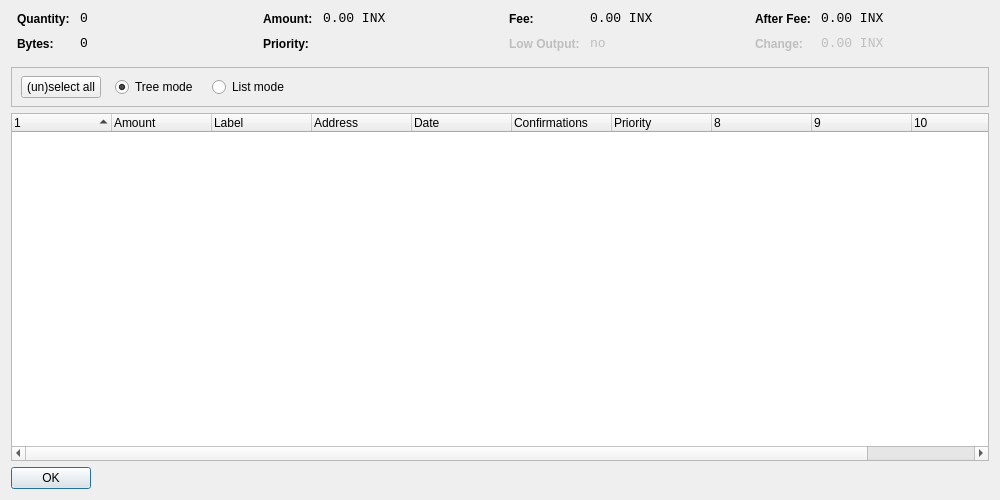
<?xml version="1.0" encoding="UTF-8"?>
<ui version="4.0">
 <class>CoinControlDialog</class>
 <widget class="QDialog" name="CoinControlDialog">
  <property name="geometry">
   <rect>
    <x>0</x>
    <y>0</y>
    <width>1000</width>
    <height>500</height>
   </rect>
  </property>
  <property name="windowTitle">
   <string>Coin Control</string>
  </property>
  <layout class="QVBoxLayout" name="verticalLayout">
   <item>
    <layout class="QHBoxLayout" name="horizontalLayoutTop" stretch="0,0,0,0">
     <property name="topMargin">
      <number>0</number>
     </property>
     <property name="bottomMargin">
      <number>10</number>
     </property>
     <item>
      <layout class="QFormLayout" name="formLayoutCoinControl1">
       <property name="horizontalSpacing">
        <number>10</number>
       </property>
       <property name="verticalSpacing">
        <number>10</number>
       </property>
       <property name="leftMargin">
        <number>6</number>
       </property>
       <property name="rightMargin">
        <number>6</number>
       </property>
       <item row="0" column="0">
        <widget class="QLabel" name="labelCoinControlQuantityText">
         <property name="styleSheet">
          <string notr="true">font-weight:bold;</string>
         </property>
         <property name="text">
          <string>Quantity:</string>
         </property>
        </widget>
       </item>
       <item row="0" column="1">
        <widget class="QLabel" name="labelCoinControlQuantity">
         <property name="font">
          <font>
           <family>Monospace</family>
           <pointsize>10</pointsize>
          </font>
         </property>
         <property name="cursor">
          <cursorShape>IBeamCursor</cursorShape>
         </property>
         <property name="contextMenuPolicy">
          <enum>Qt::ActionsContextMenu</enum>
         </property>
         <property name="text">
          <string notr="true">0</string>
         </property>
         <property name="textInteractionFlags">
          <set>Qt::LinksAccessibleByMouse|Qt::TextSelectableByKeyboard|Qt::TextSelectableByMouse</set>
         </property>
        </widget>
       </item>
       <item row="1" column="0">
        <widget class="QLabel" name="labelCoinControlBytesText">
         <property name="styleSheet">
          <string notr="true">font-weight:bold;</string>
         </property>
         <property name="text">
          <string>Bytes:</string>
         </property>
        </widget>
       </item>
       <item row="1" column="1">
        <widget class="QLabel" name="labelCoinControlBytes">
         <property name="font">
          <font>
           <family>Monospace</family>
           <pointsize>10</pointsize>
          </font>
         </property>
         <property name="cursor">
          <cursorShape>IBeamCursor</cursorShape>
         </property>
         <property name="contextMenuPolicy">
          <enum>Qt::ActionsContextMenu</enum>
         </property>
         <property name="text">
          <string notr="true">0</string>
         </property>
         <property name="textInteractionFlags">
          <set>Qt::LinksAccessibleByMouse|Qt::TextSelectableByKeyboard|Qt::TextSelectableByMouse</set>
         </property>
        </widget>
       </item>
      </layout>
     </item>
     <item>
      <layout class="QFormLayout" name="formLayoutCoinControl2">
       <property name="horizontalSpacing">
        <number>10</number>
       </property>
       <property name="verticalSpacing">
        <number>10</number>
       </property>
       <property name="leftMargin">
        <number>6</number>
       </property>
       <property name="rightMargin">
        <number>6</number>
       </property>
       <item row="0" column="0">
        <widget class="QLabel" name="labelCoinControlAmountText">
         <property name="styleSheet">
          <string notr="true">font-weight:bold;</string>
         </property>
         <property name="text">
          <string>Amount:</string>
         </property>
        </widget>
       </item>
       <item row="0" column="1">
        <widget class="QLabel" name="labelCoinControlAmount">
         <property name="font">
          <font>
           <family>Monospace</family>
           <pointsize>10</pointsize>
          </font>
         </property>
         <property name="cursor">
          <cursorShape>IBeamCursor</cursorShape>
         </property>
         <property name="contextMenuPolicy">
          <enum>Qt::ActionsContextMenu</enum>
         </property>
         <property name="text">
          <string notr="true">0.00 INX</string>
         </property>
         <property name="textInteractionFlags">
          <set>Qt::LinksAccessibleByMouse|Qt::TextSelectableByKeyboard|Qt::TextSelectableByMouse</set>
         </property>
        </widget>
       </item>
       <item row="1" column="0">
        <widget class="QLabel" name="labelCoinControlPriorityText">
         <property name="styleSheet">
          <string notr="true">font-weight:bold;</string>
         </property>
         <property name="text">
          <string>Priority:</string>
         </property>
        </widget>
       </item>
       <item row="1" column="1">
        <widget class="QLabel" name="labelCoinControlPriority">
         <property name="font">
          <font>
           <family>Monospace</family>
           <pointsize>10</pointsize>
          </font>
         </property>
         <property name="cursor">
          <cursorShape>IBeamCursor</cursorShape>
         </property>
         <property name="contextMenuPolicy">
          <enum>Qt::ActionsContextMenu</enum>
         </property>
         <property name="text">
          <string/>
         </property>
         <property name="textInteractionFlags">
          <set>Qt::LinksAccessibleByMouse|Qt::TextSelectableByKeyboard|Qt::TextSelectableByMouse</set>
         </property>
        </widget>
       </item>
      </layout>
     </item>
     <item>
      <layout class="QFormLayout" name="formLayoutCoinControl3">
       <property name="horizontalSpacing">
        <number>10</number>
       </property>
       <property name="verticalSpacing">
        <number>10</number>
       </property>
       <property name="leftMargin">
        <number>6</number>
       </property>
       <property name="rightMargin">
        <number>6</number>
       </property>
       <item row="0" column="0">
        <widget class="QLabel" name="labelCoinControlFeeText">
         <property name="styleSheet">
          <string notr="true">font-weight:bold;</string>
         </property>
         <property name="text">
          <string>Fee:</string>
         </property>
        </widget>
       </item>
       <item row="0" column="1">
        <widget class="QLabel" name="labelCoinControlFee">
         <property name="font">
          <font>
           <family>Monospace</family>
           <pointsize>10</pointsize>
          </font>
         </property>
         <property name="cursor">
          <cursorShape>IBeamCursor</cursorShape>
         </property>
         <property name="contextMenuPolicy">
          <enum>Qt::ActionsContextMenu</enum>
         </property>
         <property name="text">
          <string notr="true">0.00 INX</string>
         </property>
         <property name="textInteractionFlags">
          <set>Qt::LinksAccessibleByMouse|Qt::TextSelectableByKeyboard|Qt::TextSelectableByMouse</set>
         </property>
        </widget>
       </item>
       <item row="1" column="0">
        <widget class="QLabel" name="labelCoinControlLowOutputText">
         <property name="enabled">
          <bool>false</bool>
         </property>
         <property name="styleSheet">
          <string notr="true">font-weight:bold;</string>
         </property>
         <property name="text">
          <string>Low Output:</string>
         </property>
        </widget>
       </item>
       <item row="1" column="1">
        <widget class="QLabel" name="labelCoinControlLowOutput">
         <property name="enabled">
          <bool>false</bool>
         </property>
         <property name="font">
          <font>
           <family>Monospace</family>
           <pointsize>10</pointsize>
          </font>
         </property>
         <property name="cursor">
          <cursorShape>IBeamCursor</cursorShape>
         </property>
         <property name="contextMenuPolicy">
          <enum>Qt::ActionsContextMenu</enum>
         </property>
         <property name="text">
          <string notr="true">no</string>
         </property>
         <property name="textInteractionFlags">
          <set>Qt::LinksAccessibleByMouse|Qt::TextSelectableByKeyboard|Qt::TextSelectableByMouse</set>
         </property>
        </widget>
       </item>
      </layout>
     </item>
     <item>
      <layout class="QFormLayout" name="formLayoutCoinControl4">
       <property name="horizontalSpacing">
        <number>10</number>
       </property>
       <property name="verticalSpacing">
        <number>10</number>
       </property>
       <property name="leftMargin">
        <number>6</number>
       </property>
       <property name="rightMargin">
        <number>6</number>
       </property>
       <item row="0" column="0">
        <widget class="QLabel" name="labelCoinControlAfterFeeText">
         <property name="styleSheet">
          <string notr="true">font-weight:bold;</string>
         </property>
         <property name="text">
          <string>After Fee:</string>
         </property>
        </widget>
       </item>
       <item row="0" column="1">
        <widget class="QLabel" name="labelCoinControlAfterFee">
         <property name="font">
          <font>
           <family>Monospace</family>
           <pointsize>10</pointsize>
          </font>
         </property>
         <property name="cursor">
          <cursorShape>IBeamCursor</cursorShape>
         </property>
         <property name="contextMenuPolicy">
          <enum>Qt::ActionsContextMenu</enum>
         </property>
         <property name="text">
          <string notr="true">0.00 INX</string>
         </property>
         <property name="textInteractionFlags">
          <set>Qt::LinksAccessibleByMouse|Qt::TextSelectableByKeyboard|Qt::TextSelectableByMouse</set>
         </property>
        </widget>
       </item>
       <item row="1" column="0">
        <widget class="QLabel" name="labelCoinControlChangeText">
         <property name="enabled">
          <bool>false</bool>
         </property>
         <property name="styleSheet">
          <string notr="true">font-weight:bold;</string>
         </property>
         <property name="text">
          <string>Change:</string>
         </property>
        </widget>
       </item>
       <item row="1" column="1">
        <widget class="QLabel" name="labelCoinControlChange">
         <property name="enabled">
          <bool>false</bool>
         </property>
         <property name="font">
          <font>
           <family>Monospace</family>
           <pointsize>10</pointsize>
          </font>
         </property>
         <property name="cursor">
          <cursorShape>IBeamCursor</cursorShape>
         </property>
         <property name="contextMenuPolicy">
          <enum>Qt::ActionsContextMenu</enum>
         </property>
         <property name="text">
          <string notr="true">0.00 INX</string>
         </property>
         <property name="textInteractionFlags">
          <set>Qt::LinksAccessibleByMouse|Qt::TextSelectableByKeyboard|Qt::TextSelectableByMouse</set>
         </property>
        </widget>
       </item>
      </layout>
     </item>
    </layout>
   </item>
   <item>
    <widget class="QFrame" name="frame">
     <property name="minimumSize">
      <size>
       <width>0</width>
       <height>40</height>
      </size>
     </property>
     <property name="frameShape">
      <enum>QFrame::StyledPanel</enum>
     </property>
     <property name="frameShadow">
      <enum>QFrame::Sunken</enum>
     </property>
     <widget class="QWidget" name="horizontalLayoutWidget">
      <property name="geometry">
       <rect>
        <x>10</x>
        <y>0</y>
        <width>781</width>
        <height>41</height>
       </rect>
      </property>
      <layout class="QHBoxLayout" name="horizontalLayoutPanel" stretch="0,0,0,0,0">
       <property name="spacing">
        <number>14</number>
       </property>
       <item>
        <widget class="QPushButton" name="pushButtonSelectAll">
         <property name="sizePolicy">
          <sizepolicy hsizetype="Maximum" vsizetype="Fixed">
           <horstretch>0</horstretch>
           <verstretch>0</verstretch>
          </sizepolicy>
         </property>
         <property name="text">
          <string>(un)select all</string>
         </property>
        </widget>
       </item>
       <item>
        <widget class="QRadioButton" name="radioTreeMode">
         <property name="sizePolicy">
          <sizepolicy hsizetype="Maximum" vsizetype="Fixed">
           <horstretch>0</horstretch>
           <verstretch>0</verstretch>
          </sizepolicy>
         </property>
         <property name="text">
          <string>Tree mode</string>
         </property>
         <property name="checked">
          <bool>true</bool>
         </property>
        </widget>
       </item>
       <item>
        <widget class="QRadioButton" name="radioListMode">
         <property name="sizePolicy">
          <sizepolicy hsizetype="Maximum" vsizetype="Fixed">
           <horstretch>0</horstretch>
           <verstretch>0</verstretch>
          </sizepolicy>
         </property>
         <property name="text">
          <string>List mode</string>
         </property>
        </widget>
       </item>
       <item>
        <spacer name="horizontalSpacer">
         <property name="orientation">
          <enum>Qt::Horizontal</enum>
         </property>
         <property name="sizeHint" stdset="0">
          <size>
           <width>40</width>
           <height>20</height>
          </size>
         </property>
        </spacer>
       </item>
      </layout>
     </widget>
    </widget>
   </item>
   <item>
    <widget class="CoinControlTreeWidget" name="treeWidget">
     <property name="contextMenuPolicy">
      <enum>Qt::CustomContextMenu</enum>
     </property>
     <property name="sortingEnabled">
      <bool>false</bool>
     </property>
     <property name="columnCount">
      <number>11</number>
     </property>
     <attribute name="headerShowSortIndicator" stdset="0">
      <bool>true</bool>
     </attribute>
     <attribute name="headerStretchLastSection">
      <bool>false</bool>
     </attribute>
     <column>
      <property name="text">
       <string/>
      </property>
     </column>
     <column>
      <property name="text">
       <string>Amount</string>
      </property>
     </column>
     <column>
      <property name="text">
       <string>Label</string>
      </property>
     </column>
     <column>
      <property name="text">
       <string>Address</string>
      </property>
     </column>
     <column>
      <property name="text">
       <string>Date</string>
      </property>
     </column>
     <column>
      <property name="text">
       <string>Confirmations</string>
      </property>
      <property name="toolTip">
       <string>Confirmed</string>
      </property>
     </column>
     <column>
      <property name="text">
       <string>Priority</string>
      </property>
     </column>
     <column>
      <property name="text">
       <string/>
      </property>
     </column>
     <column>
      <property name="text">
       <string/>
      </property>
     </column>
     <column>
      <property name="text">
       <string/>
      </property>
     </column>
     <column>
      <property name="text">
       <string/>
      </property>
     </column>
    </widget>
   </item>
   <item>
    <widget class="QDialogButtonBox" name="buttonBox">
     <property name="sizePolicy">
      <sizepolicy hsizetype="Maximum" vsizetype="Fixed">
       <horstretch>0</horstretch>
       <verstretch>0</verstretch>
      </sizepolicy>
     </property>
     <property name="orientation">
      <enum>Qt::Horizontal</enum>
     </property>
     <property name="standardButtons">
      <set>QDialogButtonBox::Ok</set>
     </property>
    </widget>
   </item>
  </layout>
 </widget>
 <customwidgets>
  <customwidget>
   <class>CoinControlTreeWidget</class>
   <extends>QTreeWidget</extends>
   <header>coincontroltreewidget.h</header>
  </customwidget>
 </customwidgets>
 <resources/>
 <connections/>
</ui>
